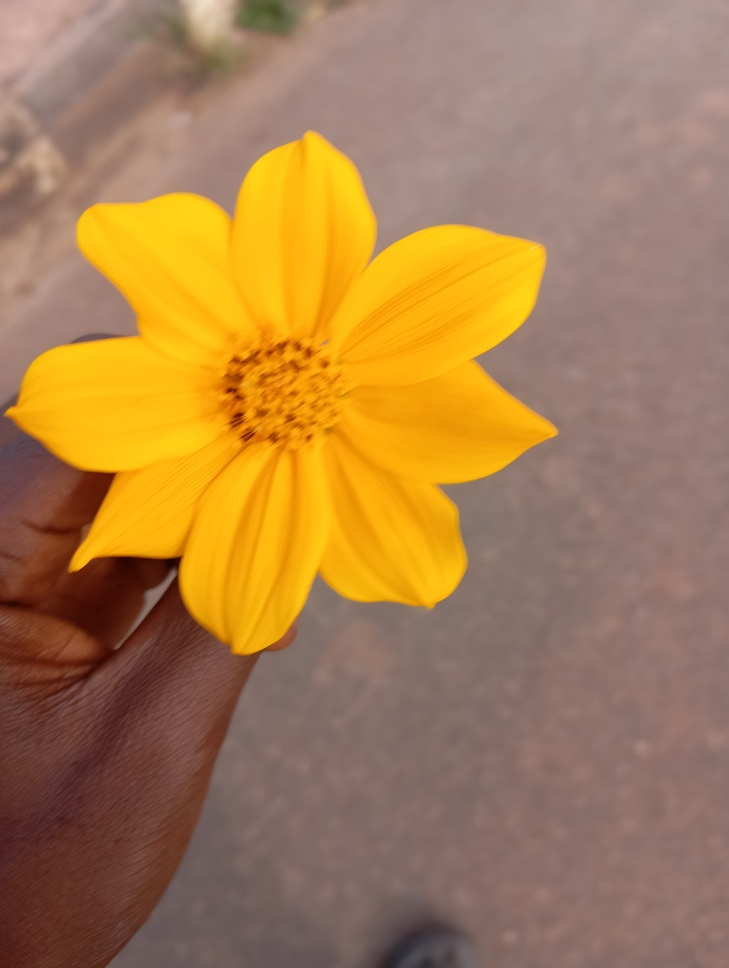
#> input picture day 29/IMG_20241029_090721.jpg, 729 x 968 px, shrunk from 3072 x 4080 before the run, found by its file name
$ jupyter execute thresholding.ipynb
#> lines starting #> are read from the running program, lines starting #| are printed output that depends on the picture; after the words box and inside, x2 and y2 are one past the last pixel; in counts of white or black regions, pixels touching at a corner belong together
[cell 1]
import cv2 as cv
import numpy as np
import matplotlib.pyplot as plt
import os

[cell 2]
def thresholding():
    root = os.getcwd()
    imgPath = os.path.join(root, "OneDrive/Desktop/100 days/day 29/IMG_20241029_090721.jpg")

    # Check if the image exists
    if not os.path.exists(imgPath):
        print(f"Error: Image not found at {imgPath}")
        return

    img = cv.imread(imgPath)
#> img is the input picture: shape (968, 729, 3); mean B, G, R 80.3, 126.1, 166.3
    if img is None:
        print("Error: Could not read the image")
        return

    imgGray = cv.cvtColor(img, cv.COLOR_BGR2GRAY)
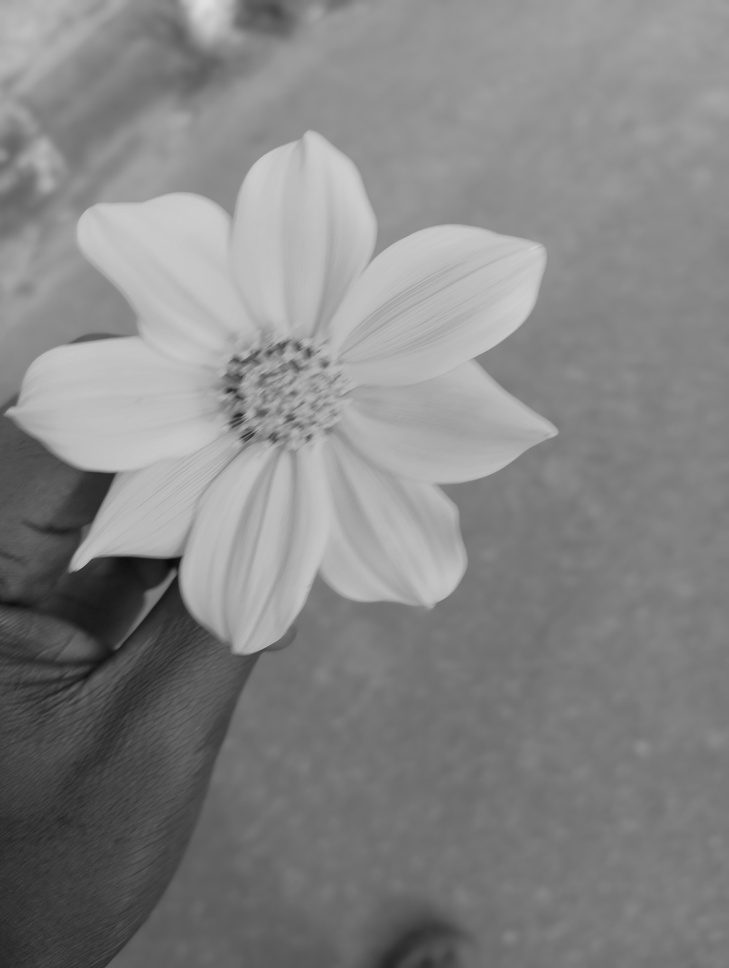
#> imgGray: shape (968, 729); min 10, max 224, mean 132.9

    # Plot histogram
    hist = cv.calcHist([imgGray], [0], None, [256], [0, 256])
#> hist = 256 values, max 13331 at index 121, min 0 at index 0, mean 2756.5
    plt.figure()
    plt.plot(hist)
    plt.xlabel("Bins")
    plt.ylabel("# of Pixels")
    plt.title("Grayscale Histogram")
    plt.show()
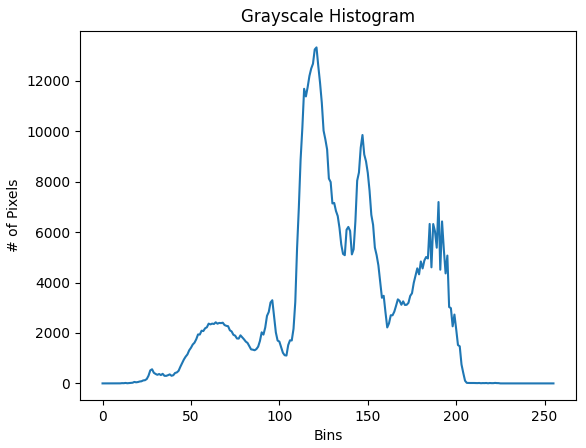
#> figure drawn by matplotlib, 1 panel; curve peaks at x = 121, y = 13331

    # Thresholding options
    thresOpt = [
        cv.THRESH_BINARY,
        cv.THRESH_BINARY_INV,
        cv.THRESH_TOZERO,
        cv.THRESH_TOZERO_INV,
        cv.THRESH_TRUNC,
        cv.THRESH_OTSU,
        cv.THRESH_TRIANGLE
    ]

    thresNames = [
        'Binary',
        'Binary Inv',
        'ToZero',
        'ToZero Inv',
        'Trunc',
        'Otsu',
        'Triangle'
    ]

    plt.figure(figsize=(12, 6))

    # Original image
    plt.subplot(2, 4, 1)
    plt.imshow(imgGray, cmap='gray')
    plt.title("Original")
    plt.axis('off')

    # Apply each thresholding method
    for i in range(len(thresOpt)):
        plt.subplot(2, 4, i + 2)  # Adjusted subplot index

        if thresOpt[i] in [cv.THRESH_OTSU, cv.THRESH_TRIANGLE]:
            # Otsu and Triangle calculate threshold automatically
            _, imgThres = cv.threshold(imgGray, 0, 255, thresOpt[i] | cv.THRESH_BINARY)
        else:
            # Other methods use manual threshold (70)
            _, imgThres = cv.threshold(imgGray, 70, 255, thresOpt[i])

        plt.imshow(imgThres, cmap='gray')
        plt.title(thresNames[i])
        plt.axis('off')
#> this loop made 7 passes
#> pass 1, in thresholding, `_, imgThres = cv.threshold(imgGray, 70, 255, thresOpt[i])`:
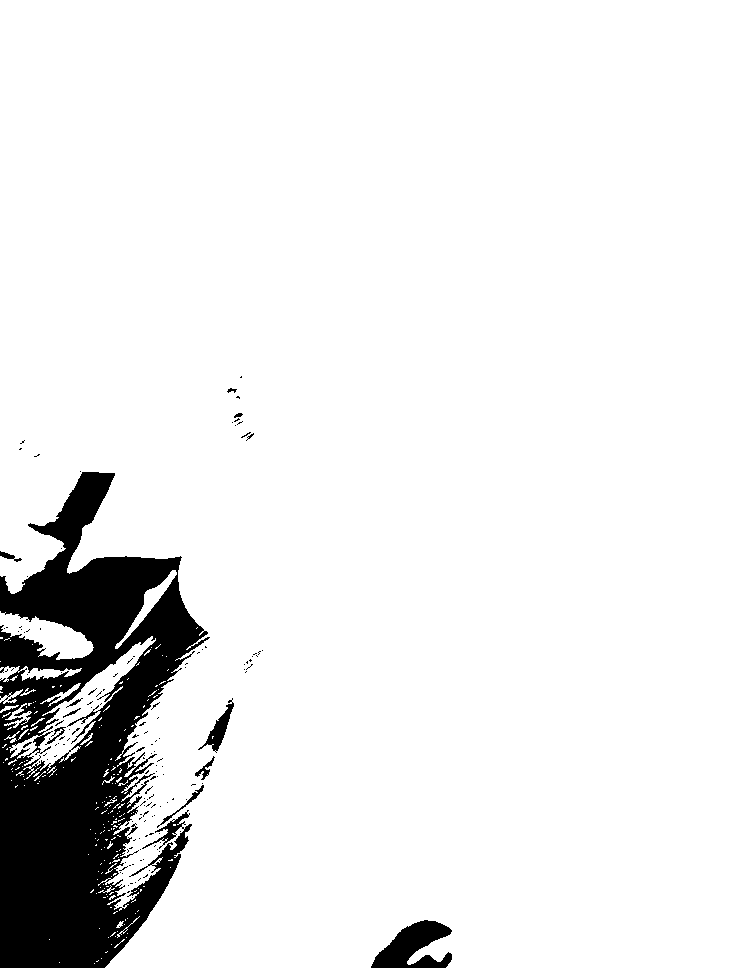
#> imgThres: shape (968, 729); 91.7% white; 147 black regions (135 under 20 px), largest, box (x1, y1, x2, y2) and area: (0, 472, 210, 968) 54576, (371, 920, 452, 968) 2207, (198, 698, 234, 753) 538
#> pass 3, in thresholding, `_, imgThres = cv.threshold(imgGray, 70, 255, thresOpt[i])`:
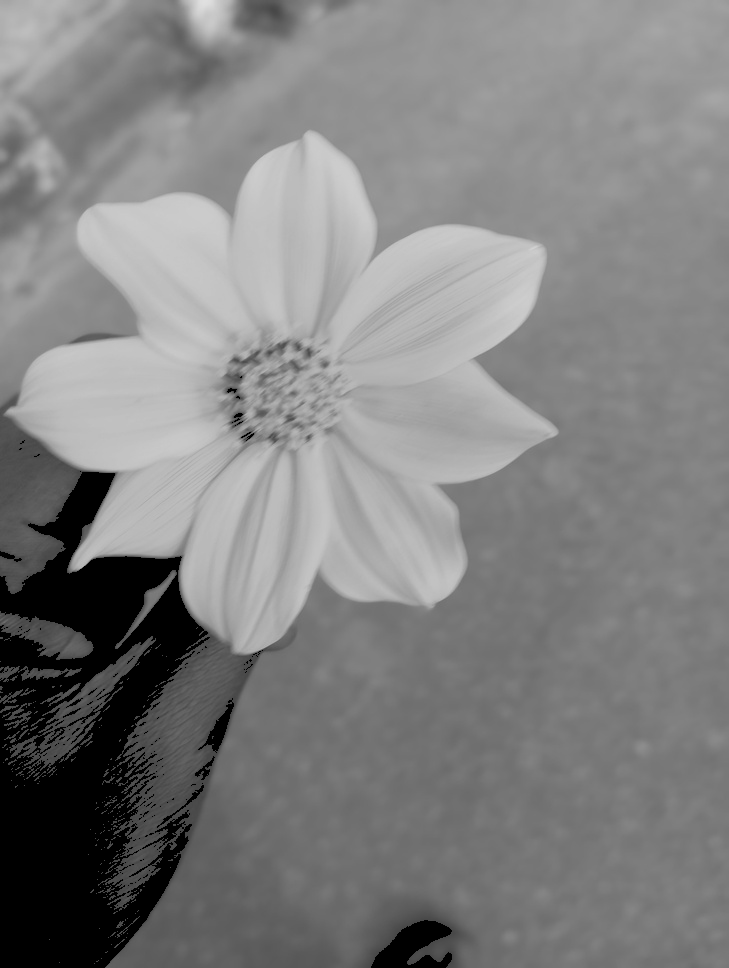
#> imgThres: shape (968, 729); min 0, max 224, mean 128.3

    plt.tight_layout()
    print(plt.show())
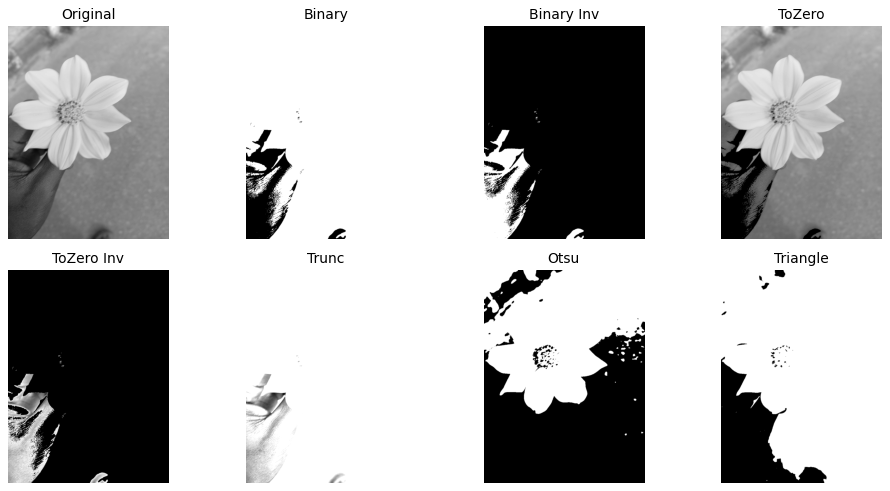
#> figure drawn by matplotlib, 8 panels
#| None

if __name__ == '__main__':
    thresholding()
